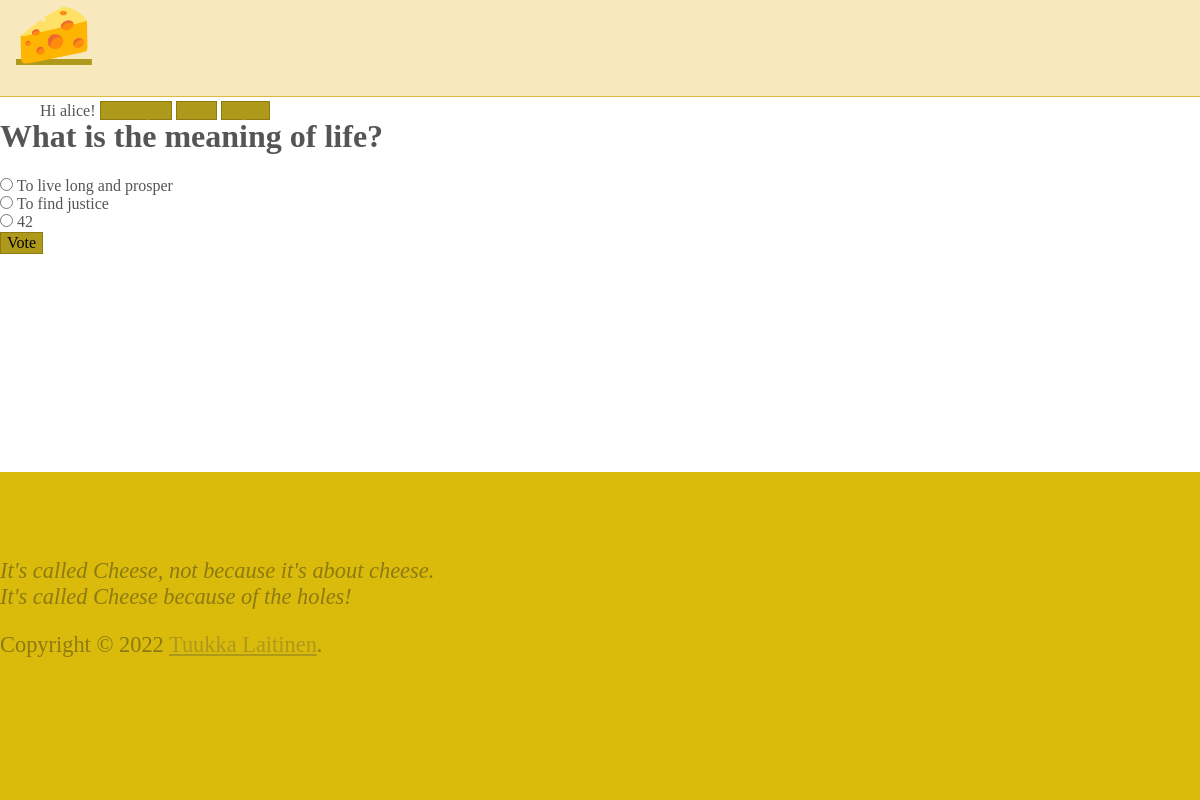
Page /2/ (signed in) on the committed database.
### polls/models.py (models this page shows, shortened)
class Question(models.Model):
	question_text = models.CharField(max_length=200)
	pub_date = models.DateTimeField('date published')
	owner = models.ForeignKey(User, on_delete=models.CASCADE)
	def __str__(self) -> str:
		return self.question_text

class Choice(models.Model):
	question = models.ForeignKey(Question, on_delete=models.CASCADE)
	choice_text = models.CharField(max_length=200)
	votes = models.IntegerField(default=0)
	def __str__(self) -> str:
		return self.choice_text

### polls/views.py (the view)
# urls.py: path('<int:question_id>/', views.detail, name='detail'),
def detail(request, question_id):
	print('DETAIL')
	question = get_object_or_404(Question, pk=question_id)
	choices = Choice.objects.filter(question__pk=question_id)
	print(question)
	print(choices)
	print(Vote.objects.filter(choice__in=choices))
	if len(Vote.objects.filter(voter=request.user.id,choice__in=choices)) > 0:
		return results(request, question_id)
	return render(request, 'polls/detail.html', {'question': question})

### polls/models.py (called while the page is built)
	def __str__(self) -> str:
		return f'{self.voter} voted for {self.choice}'

### polls/templates/polls/detail.html (shortened to what this page needs)
{% extends 'base.html' %}
{% block content %}
<form action="{% url 'polls:vote' question.id %}" method="GET">
    <h1>{{ question }}</h1>
    {% for choice in question.choice_set.all %}
    <input type="radio" id="{{ choice.id }}" value="{{ choice.id }}" name="choice" />
    <label class="label-inline" for="{{ choice.id }}">{{ choice.choice_text }}</label>
    <br />
    {% endfor %}
    <input type="submit" value="Vote" />
</form>
{% endblock %}

### polls/templates/base.html (shortened to what this page needs)
{% load static %}
<!DOCTYPE html>
<html lang="en">
<head>
    <link rel="stylesheet" href="https://cdnjs.cloudflare.com/ajax/libs/normalize/8.0.1/normalize.css" />
    <link rel="stylesheet" href="https://cdnjs.cloudflare.com/ajax/libs/milligram/1.4.1/milligram.css" />
    <link rel="stylesheet" type="text/css" href="{% static 'polls/style.css' %}" />
</head>
<body>
    <nav>
        <div class="container">
            <a class="logo" href="{% url 'polls:index' %}">🧀</a>
            <ul class="navigation-list float-right">
                {% if user.is_authenticated %}
                <li><span>Hi {{ user.username }}!</span></li>
                {% endif %}
                <li><a class="button" href="{% url 'polls:create' %}">Create poll</a></li>
                <li><a class="button" href="{% url 'polls:index' %}">Home</a></li>
                {% if user.is_authenticated %}
                <li><a class="button" href="/logout">Logout</a></li>
                {% else %}
                <li><a class="button" href="/login">Login</a></li>
                {% endif %}
            </ul>
        </div>
    </nav>
    <div class="container">
        {% block content %}{% endblock %}
    </div>
    <footer class="footer">
        <div class="container">
                <p><em>It's called Cheese, not because it's about cheese.<br/>
                    It's called Cheese because of the holes!</em></p>
            <span>Copyright © 2022 <a class="Link" href="https://github.com/tuukkalai" rel="noopener" target="_blank">Tuukka Laitinen</a>.</span>
        </div>
    </footer>
</body>
</html>

### polls/static/polls/style.css (style rules this page uses)
body { color: #555; position: relative; min-height: 100vh; }
body::after { content: ''; display: block; height: 200px; }
a { color: #af991b; }
nav { background-color: #f7e8bd; border-bottom: .1rem solid #e2b83b; height: 6rem; margin-bottom: 1rem; }
nav .logo { font-size: 3.8rem; padding-left: 1rem; }
nav .navigation-list { list-style-type: none; padding-top: 1rem; }
nav .navigation-list > li { display: inline; margin-top: 10px; }
.button, button, input[type="button"], input[type="reset"], input[type="submit"] { background-color: #af991b; border: 0.1rem solid #8d7a10; }
.label-inline { cursor: pointer; }
.footer { position: absolute; bottom: 0; height: 200px; background: #daba0b; color: #8d7a10; display: block; font-size: 1.4rem; max-width: 100%; padding: 4rem 0; width: 100%; }

### rows in the picture
Question: question_text "What is the meaning of life?"
Choice: choice_text "To live long and prosper"
Choice: choice_text "To find justice"
Choice: choice_text "42"

### other values in the picture
{{ user.username }} "alice"
